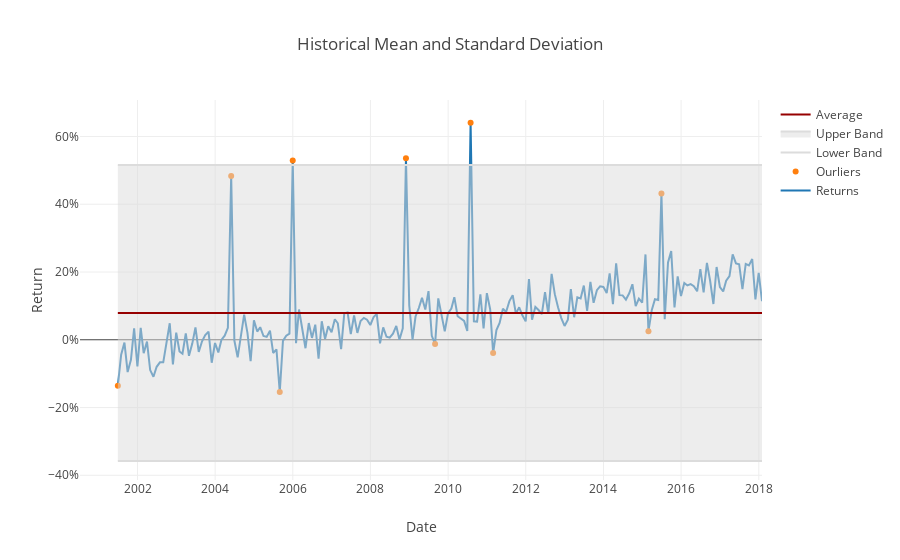

Write notebook code for a chart like this one.
### Code cell
fig = go.Figure(data=data, layout=layout)
py.iplot(fig)

### Figure 1 — Plotly figure (JSON) as saved in the notebook; plotly's stock layout.template omitted (floating-point values rounded to 4 significant figures; data arrays with more than 128 entries replaced by an {"elided": "..."} marker saying what was removed)
{"data": [{"name": "Returns", "type": "scatter", "uid": "a47f26c0-bdca-11e8-b6e2-d89d67f4bdf4", "x": {"elided": "200 str values"}, "y": {"elided": "200 float values"}}, {"mode": "markers", "name": "Ourliers", "type": "scatter", "uid": "a47f26c1-bdca-11e8-ac28-d89d67f4bdf4", "x": ["2001-06-30", "2004-05-31", "2005-08-31", "2005-12-31", "2008-11-30", "2009-08-31", "2010-07-31", "2011-02-28", "2015-02-28", "2015-06-30"], "y": [-0.1355, 0.4835, -0.1543, 0.5293, 0.5357, -0.01284, 0.6405, -0.0391, 0.02534, 0.4319]}, {"line": {"color": "rgb(220,220,220)"}, "name": "Lower Band", "type": "scatter", "uid": "a47f26c2-bdca-11e8-ad25-d89d67f4bdf4", "x": {"elided": "200 str values"}, "y": {"elided": "200 float values"}}, {"fill": "tonexty", "line": {"color": "rgb(220,220,220)"}, "name": "Upper Band", "type": "scatter", "uid": "a47f26c3-bdca-11e8-90b1-d89d67f4bdf4", "x": {"elided": "200 str values"}, "y": {"elided": "200 float values"}}, {"line": {"color": "rgb(150, 0, 0)"}, "name": "Average", "type": "scatter", "uid": "a47f26c4-bdca-11e8-973b-d89d67f4bdf4", "x": {"elided": "200 str values"}, "y": {"elided": "200 float values"}}], "layout": {"title": "Historical Mean and Standard Deviation", "xaxis": {"title": "Date"}, "yaxis": {"tickformat": ".0%", "title": "Return"}}}
